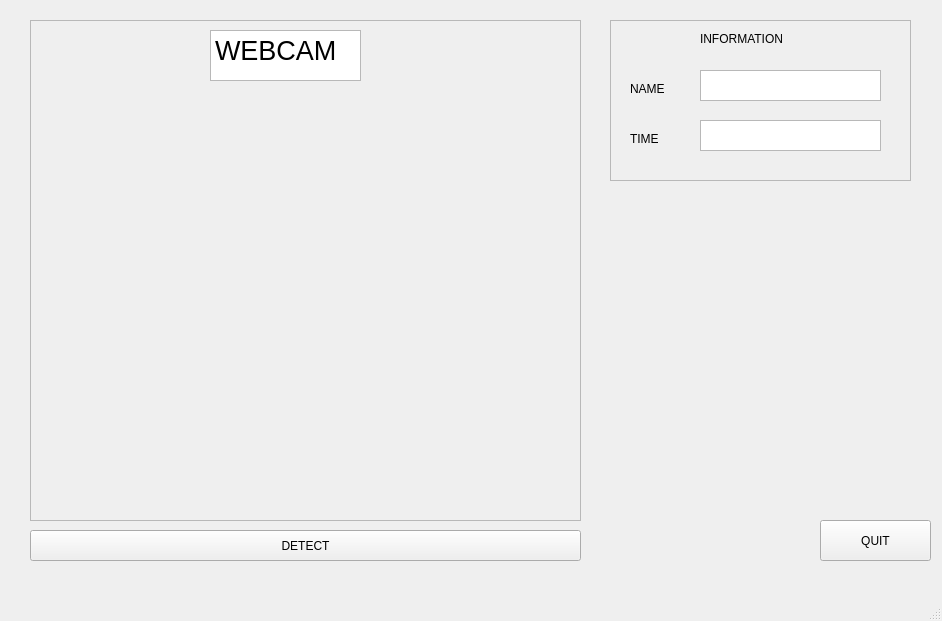
<?xml version="1.0" encoding="UTF-8"?>
<ui version="4.0">
 <class>MainWindow</class>
 <widget class="QMainWindow" name="MainWindow">
  <property name="geometry">
   <rect>
    <x>0</x>
    <y>0</y>
    <width>942</width>
    <height>621</height>
   </rect>
  </property>
  <property name="windowTitle">
   <string>MainWindow</string>
  </property>
  <widget class="QWidget" name="centralwidget">
   <widget class="QFrame" name="frame">
    <property name="geometry">
     <rect>
      <x>30</x>
      <y>20</y>
      <width>551</width>
      <height>501</height>
     </rect>
    </property>
    <property name="frameShape">
     <enum>QFrame::StyledPanel</enum>
    </property>
    <property name="frameShadow">
     <enum>QFrame::Raised</enum>
    </property>
    <property name="lineWidth">
     <number>6</number>
    </property>
    <widget class="QTextBrowser" name="text">
     <property name="geometry">
      <rect>
       <x>180</x>
       <y>10</y>
       <width>151</width>
       <height>51</height>
      </rect>
     </property>
     <property name="html">
      <string>&lt;!DOCTYPE HTML PUBLIC &quot;-//W3C//DTD HTML 4.0//EN&quot; &quot;http://www.w3.org/TR/REC-html40/strict.dtd&quot;&gt;
&lt;html&gt;&lt;head&gt;&lt;meta name=&quot;qrichtext&quot; content=&quot;1&quot; /&gt;&lt;style type=&quot;text/css&quot;&gt;
p, li { white-space: pre-wrap; }
&lt;/style&gt;&lt;/head&gt;&lt;body style=&quot; font-family:'Ubuntu'; font-size:11pt; font-weight:400; font-style:normal;&quot;&gt;
&lt;p style=&quot; margin-top:0px; margin-bottom:0px; margin-left:0px; margin-right:0px; -qt-block-indent:0; text-indent:0px;&quot;&gt;&lt;span style=&quot; font-size:20pt;&quot;&gt;WEBCAM&lt;/span&gt;&lt;/p&gt;&lt;/body&gt;&lt;/html&gt;</string>
     </property>
    </widget>
    <widget class="QLabel" name="webcam">
     <property name="geometry">
      <rect>
       <x>50</x>
       <y>90</y>
       <width>431</width>
       <height>371</height>
      </rect>
     </property>
     <property name="text">
      <string/>
     </property>
    </widget>
   </widget>
   <widget class="QFrame" name="frame_2">
    <property name="geometry">
     <rect>
      <x>610</x>
      <y>20</y>
      <width>301</width>
      <height>161</height>
     </rect>
    </property>
    <property name="frameShape">
     <enum>QFrame::StyledPanel</enum>
    </property>
    <property name="frameShadow">
     <enum>QFrame::Raised</enum>
    </property>
    <widget class="QLabel" name="label">
     <property name="geometry">
      <rect>
       <x>90</x>
       <y>10</y>
       <width>111</width>
       <height>17</height>
      </rect>
     </property>
     <property name="text">
      <string>INFORMATION</string>
     </property>
    </widget>
    <widget class="QLabel" name="label_2">
     <property name="geometry">
      <rect>
       <x>20</x>
       <y>60</y>
       <width>51</width>
       <height>17</height>
      </rect>
     </property>
     <property name="text">
      <string>NAME</string>
     </property>
    </widget>
    <widget class="QLabel" name="label_3">
     <property name="geometry">
      <rect>
       <x>20</x>
       <y>110</y>
       <width>51</width>
       <height>17</height>
      </rect>
     </property>
     <property name="text">
      <string>TIME</string>
     </property>
    </widget>
    <widget class="QTextBrowser" name="time">
     <property name="geometry">
      <rect>
       <x>90</x>
       <y>100</y>
       <width>181</width>
       <height>31</height>
      </rect>
     </property>
    </widget>
    <widget class="QTextBrowser" name="name">
     <property name="geometry">
      <rect>
       <x>90</x>
       <y>50</y>
       <width>181</width>
       <height>31</height>
      </rect>
     </property>
    </widget>
   </widget>
   <widget class="QPushButton" name="detect">
    <property name="geometry">
     <rect>
      <x>30</x>
      <y>530</y>
      <width>551</width>
      <height>31</height>
     </rect>
    </property>
    <property name="text">
     <string>DETECT</string>
    </property>
   </widget>
   <widget class="QPushButton" name="quit">
    <property name="geometry">
     <rect>
      <x>820</x>
      <y>520</y>
      <width>111</width>
      <height>41</height>
     </rect>
    </property>
    <property name="text">
     <string>QUIT</string>
    </property>
   </widget>
  </widget>
  <widget class="QMenuBar" name="menubar">
   <property name="geometry">
    <rect>
     <x>0</x>
     <y>0</y>
     <width>942</width>
     <height>22</height>
    </rect>
   </property>
  </widget>
  <widget class="QStatusBar" name="statusbar"/>
 </widget>
 <resources/>
 <connections/>
</ui>
